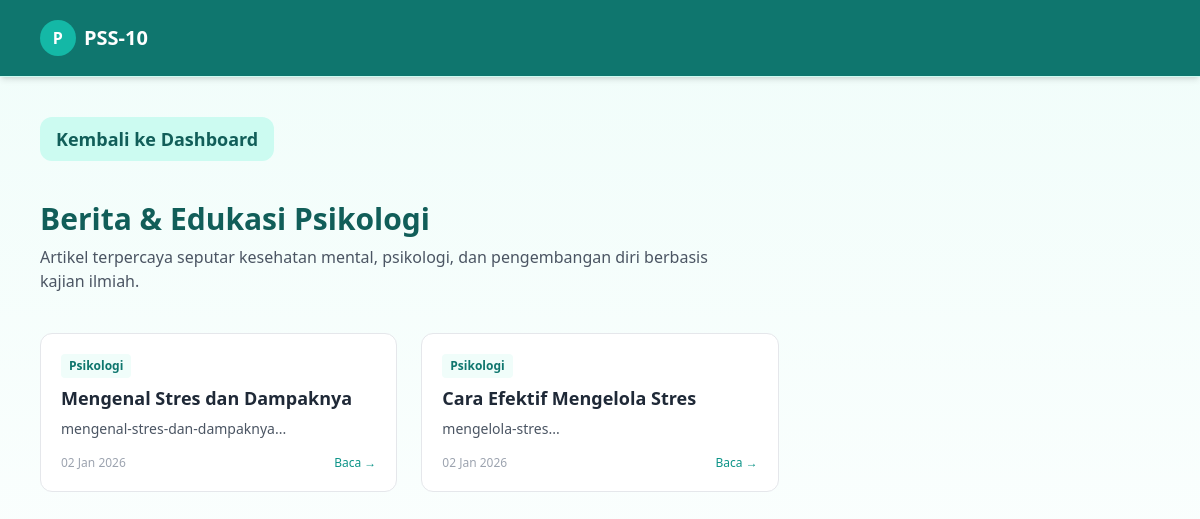
Page /news/index.php on the committed database.
### tables this page shows
CREATE TABLE `news` (
  `id_news` int NOT NULL,
  `judul` varchar(200) NOT NULL,
  `slug` varchar(200) NOT NULL,
  `isi` text NOT NULL,
  `created_at` timestamp NULL DEFAULT CURRENT_TIMESTAMP
);

### helpers/escape_helper.php (called while the page is built)
<?php
function e($string) {
    return htmlspecialchars($string, ENT_QUOTES, 'UTF-8');
}
 ?>

### news/index.php (the view, shortened to what this page needs)
<?php
require '../config/database.php';
$data = $pdo->query(
    "SELECT * FROM news ORDER BY created_at DESC"
)->fetchAll();
$dashboardUrl = 'index.php';
?>
<script src="https://cdn.tailwindcss.com"></script>
<!DOCTYPE html>
<html lang="id">
<head>
    </head>
<body class="bg-gradient-to-b from-teal-50 to-white text-gray-700">
<header class="bg-teal-700 p-1 shadow-md border-b border-teal-100 sticky top-0 z-50">
    <div class="max-w-6xl mx-auto px-4 py-4 flex items-center justify-between">
        <div class="flex items-center gap-2">
            <div class="w-9 h-9 rounded-full bg-teal-500 flex items-center justify-center
                        text-white font-bold tracking-wide">
                P
            </div>
            <span class="text-xl font-bold text-white">
                PSS-10
            </span>
        </div>
    </div>
</header>
<main class="min-h-screen py-10">
    <div class="max-w-6xl mx-auto px-4">
        <div class="mb-10">
        <a href="<?= $dashboardUrl ?>"
           class="inline-flex items-center gap-2
                  bg-teal-100 text-teal-800
                  px-4 py-2 rounded-xl text-lg font-semibold
                  hover:bg-teal-200 transition">
             Kembali ke Dashboard
        </a>
        </div>
        <div class="mb-10">
            <h1 class="text-3xl font-bold text-teal-800">
                Berita & Edukasi Psikologi
            </h1>
            <p class="mt-2 max-w-2xl text-gray-600">
                Artikel terpercaya seputar kesehatan mental, psikologi,
                dan pengembangan diri berbasis kajian ilmiah.
            </p>
        </div>
        <div class="grid gap-6 sm:grid-cols-2 lg:grid-cols-3">
            <?php foreach ($data as $n): ?>
            <a href="detail.php?slug=<?= $n['slug'] ?>"
               class="group bg-white border border-gray-200 rounded-xl p-5
                      hover:border-teal-400 hover:shadow-lg transition duration-300">
                <span class="inline-block mb-2 text-xs font-semibold
                             text-teal-700 bg-teal-50 px-2 py-1 rounded">
                    Psikologi
                </span>
                <h3 class="font-bold text-lg text-gray-800 leading-snug
                           group-hover:text-teal-700 transition line-clamp-2">
                    <?= e($n['judul']) ?>
                </h3>
                <p class="mt-2 text-sm text-gray-600 line-clamp-3">
                    <?= e(substr(strip_tags($n['slug']), 0, 120)) ?>...
                </p>
                <div class="mt-4 flex items-center justify-between text-xs text-gray-400">
                    <span>
                        <?= date('d M Y', strtotime($n['created_at'])) ?>
                    </span>
                    <span class="text-teal-600 font-medium group-hover:underline">
                        Baca →
                    </span>
                </div>
            </a>
            <?php endforeach; ?>
        </div>
    </div>
</main>
</body>
</html>

### rows in the picture
news: judul "Mengenal Stres dan Dampaknya", slug "mengenal-stres-dan-dampaknya", created_at "02 Jan 2026"
news: judul "Cara Efektif Mengelola Stres", slug "mengelola-stres", created_at "02 Jan 2026"
